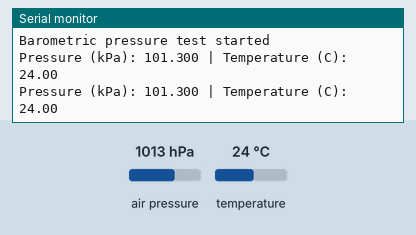
A sketch run on a simulated Arduino Nano 33 BLE. Parts: the last lines printed to the serial monitor. The test bench sets the inputs (shaded band); at power-on: air pressure 1013 hPa, temperature 24 °C.

Above: at 2.7 s.
2.8 s: air pressure set to 952 hPa
At 4.1 s:
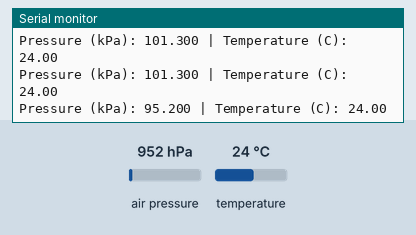
4.3 s: temperature set to 12 °C
At 5.1 s:
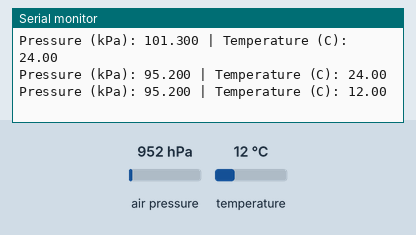
5.8 s: air pressure set to 975 hPa
At 7.1 s:
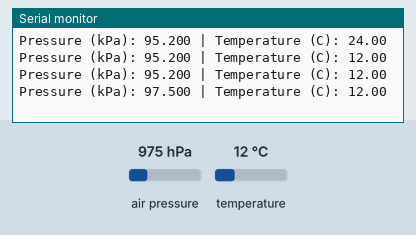
Timing chart, 0 to 8.8 s (numbered marks = the images above; inputs shaded):
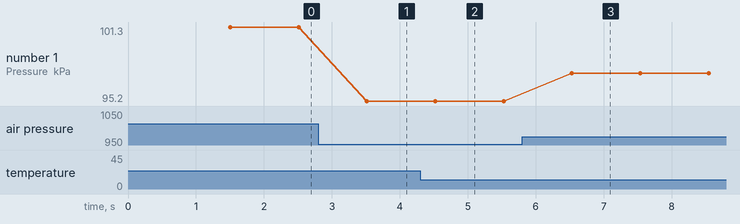

Measured:
- after the input at 2.8 s, the serial monitor: prints a new line after 0.72 s (image 1)
- after the input at 4.3 s, the serial monitor: prints a new line after 0.22 s (image 2)
- after the input at 5.8 s, the serial monitor: prints a new line after 0.73 s (image 3)
- plotted number 1: 101.3 → 95.2 after the input at 2.8 s, 95.2 → 97.5 after the input at 5.8 s

The sketch:

Lab2_Task8.ino
```cpp
// Lab 2 Task 8 - Barometric Pressure Verification
#include <Arduino_LPS22HB.h>

void setup () {
  Serial.begin(115200);
  delay(1500);

  if (!BARO. begin()) {
    Serial.println("Failed to initialize barometric pressure sensor.");
    while (1);
  }
  Serial.println("Barometric pressure test started");
}
void loop() {
  float pressure = BARO. readPressure();
  float temperature = BARO.readTemperature();

  Serial.print("Pressure (kPa): ");
  Serial.print(pressure, 3);
  Serial.print(" | Temperature (C): ");
  Serial.println(temperature, 2);

  delay(1000);
}
```
